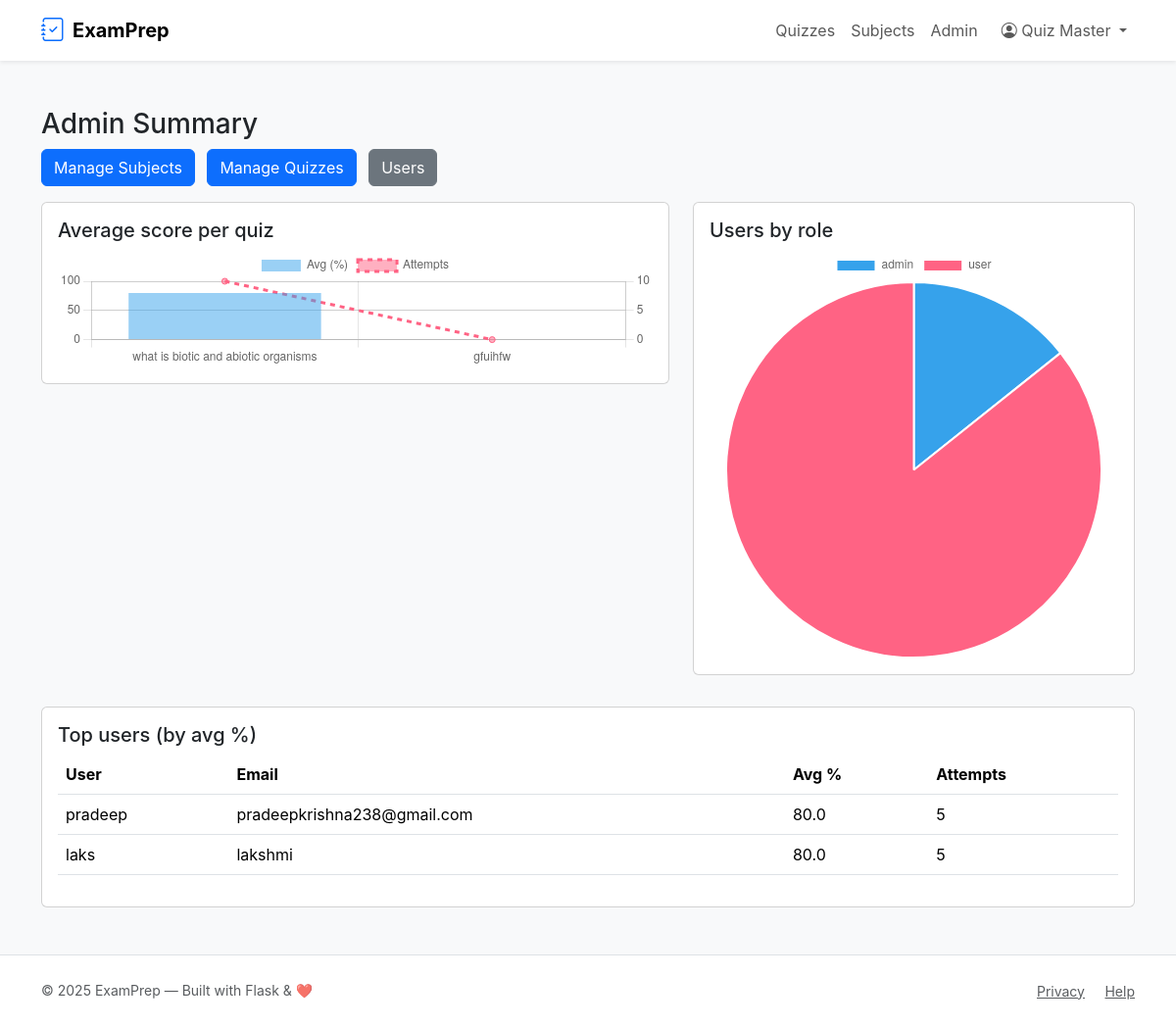
The page /admin/stats (signed in) on the database its author committed.
### tables this page shows
CREATE TABLE users (
    id INTEGER PRIMARY KEY AUTOINCREMENT,
    email TEXT UNIQUE NOT NULL,
    password_hash TEXT NOT NULL,
    full_name TEXT,
    qualification TEXT,
    dob TEXT,
    role TEXT NOT NULL CHECK(role IN ('admin','user')) DEFAULT 'user',
    created_on TEXT NOT NULL DEFAULT (datetime('now'))
);

### app.py (the view)
@app.route('/admin/stats')
@admin_required
def admin_stats():
    avg_rows = query_db('''
        SELECT q.id, q.title, AVG( (1.0 * s.score) / s.total * 100 ) as avg_percent, COUNT(s.id) as attempts
        FROM quizzes q
        LEFT JOIN scores s ON s.quiz_id = q.id
        GROUP BY q.id
        ORDER BY avg_percent DESC
    ''')
    quiz_labels = [r['title'] for r in avg_rows]
    quiz_avgs = [round(r['avg_percent'] or 0,2) for r in avg_rows]
    quiz_attempts = [r['attempts'] for r in avg_rows]
    role_rows = query_db('SELECT role, COUNT(*) as cnt FROM users GROUP BY role')
    roles = [r['role'] for r in role_rows]
    role_counts = [r['cnt'] for r in role_rows]
    top_users = query_db('''
        SELECT u.id, u.email, u.full_name, AVG( (1.0*s.score)/s.total*100 ) as avg_percent, COUNT(s.id) as attempts
        FROM users u
        JOIN scores s ON s.user_id = u.id
        GROUP BY u.id
        HAVING attempts > 0
        ORDER BY avg_percent DESC
        LIMIT 10
    ''')
    return render_template('admin_stats.html',
                           quiz_labels=json.dumps(quiz_labels),
                           quiz_avgs=json.dumps(quiz_avgs),
                           quiz_attempts=json.dumps(quiz_attempts),
                           roles=json.dumps(roles),
                           role_counts=json.dumps(role_counts),
                           top_users=top_users
                           )

### app.py (called while the page is built)
def get_db():
    db = getattr(g, '_database', None)
    if db is None:
        db = g._database = sqlite3.connect(DATABASE)
        db.row_factory = sqlite3.Row
    return db

@app.teardown_appcontext
def close_connection(exc):
    db = getattr(g, '_database', None)
    if db is not None:
        db.close()

def query_db(query, args=(), one=False):
    cur = get_db().execute(query, args)
    rv = cur.fetchall()
    cur.close()
    return (rv[0] if rv else None) if one else rv

def admin_required(f):
    @wraps(f)
    def decorated(*args, **kwargs):
        if 'user_id' not in session or session.get('role') != 'admin':
            flash('Admin access required.', 'danger')
            return redirect(url_for('index'))
        return f(*args, **kwargs)
    return decorated

### templates/admin_stats.html (shortened to what this page needs)
{% extends 'layout.html' %}
{% block content %}
<h3>Admin Summary</h3>
<div class="mb-3">
  <a class="btn btn-primary me-2" href="{{ url_for('admin_subjects') }}">Manage Subjects</a>
  <a class="btn btn-primary me-2" href="{{ url_for('admin_quizzes') }}">Manage Quizzes</a>
  <a class="btn btn-secondary" href="{{ url_for('admin_users') }}">Users</a>
</div>
<div class="row">
  <div class="col-md-7">
    <div class="card mb-3 p-3">
      <h5>Average score per quiz</h5>
      <canvas id="avgQuizChart" height="120"></canvas>
    </div>
  </div>
  <div class="col-md-5">
    <div class="card mb-3 p-3">
      <h5>Users by role</h5>
      <canvas id="rolePieChart" height="200"></canvas>
    </div>
  </div>
</div>
<div class="card mt-3 p-3">
  <h5>Top users (by avg %)</h5>
  <table class="table">
    <thead><tr><th>User</th><th>Email</th><th>Avg %</th><th>Attempts</th></tr></thead>
    <tbody>
      {% for u in top_users %}
        <tr>
          <td>{{ u.full_name or '-' }}</td>
          <td>{{ u.email }}</td>
          <td>{{ (u.avg_percent or 0) | round(2) }}</td>
          <td>{{ u.attempts }}</td>
        </tr>
      {% else %}
        <tr><td colspan="4">No attempts yet</td></tr>
      {% endfor %}
    </tbody>
  </table>
</div>
<script>
const quizLabels = {{ quiz_labels | safe }};
const quizAvgs = {{ quiz_avgs | safe }};
const quizAttempts = {{ quiz_attempts | safe }};
const roles = {{ roles | safe }};
const roleCounts = {{ role_counts | safe }};
// avg per quiz bar
new Chart(document.getElementById('avgQuizChart'), {
  type: 'bar',
  data: {
    labels: quizLabels,
    datasets: [{
      label: 'Avg (%)',
      data: quizAvgs
    },{
      label: 'Attempts',
      data: quizAttempts,
      type: 'line',
      yAxisID: 'y1',
      borderDash: [5,5]
    }]
  },
  options: {
    scales: {
      y: { beginAtZero: true, max:100 },
      y1: { position: 'right', beginAtZero: true }
    }
  }
});
// roles pie chart
new Chart(document.getElementById('rolePieChart'), {
  type: 'pie',
  data: {
    labels: roles,
    datasets: [{ data: roleCounts }]
  }
});
</script>
{% endblock %}

### templates/layout.html (shortened to what this page needs)
<!doctype html>
<html lang="en">
<head>
  <link href="https://cdn.jsdelivr.net/npm/bootstrap@5.3.2/dist/css/bootstrap.min.css" rel="stylesheet"
>
  <link href="https://cdn.jsdelivr.net/npm/bootstrap-icons@1.11.3/font/bootstrap-icons.css" rel="stylesheet">
  <link rel="stylesheet" href="{{ url_for('static', filename='css/style.css') }}">
</head>
<body class="bg-light text-dark">
<nav class="navbar navbar-expand-lg navbar-white bg-white shadow-sm">
  <div class="container">
    <a class="navbar-brand d-flex align-items-center" href="{{ url_for('index') }}">
      <i class="bi bi-journal-check fs-4 me-2 text-primary"></i>
      <span class="fw-bold">ExamPrep</span>
    </a>
    <div class="collapse navbar-collapse" id="mainNav">
      <ul class="navbar-nav ms-auto align-items-lg-center">
        <li class="nav-item"><a class="nav-link" href="{{ url_for('list_quizzes') }}">Quizzes</a></li>
        <li class="nav-item"><a class="nav-link" href="{{ url_for('user_dashboard') }}">Subjects</a></li>
        {% if session.get('user_id') and session.get('role')=='admin' %}
          <li class="nav-item"><a class="nav-link" href="{{ url_for('admin_dashboard') }}">Admin</a></li>
        {% endif %}
        {% if session.get('user_id') %}
          <li class="nav-item dropdown ms-2">
            <a class="nav-link dropdown-toggle" href="#" role="button" data-bs-toggle="dropdown">
              <i class="bi bi-person-circle"></i> {{ session.get('user_name') }}
            </a>
          </li>
        {% else %}
          <li class="nav-item"><a class="btn btn-outline-primary ms-2" href="{{ url_for('login') }}">Login</a></li>
          <li class="nav-item"><a class="btn btn-primary ms-2" href="{{ url_for('register') }}">Register</a></li>
        {% endif %}
      </ul>
    </div>
  </div>
</nav>
<main class="py-5">
  <div class="container">
    {% block content %}{% endblock %}
  </div>
</main>
<footer class="bg-white py-4 mt-auto border-top">
  <div class="container d-flex flex-column flex-md-row justify-content-between align-items-center">
    <div class="small text-muted">© {{ (2025) }} ExamPrep — Built with Flask & ❤️</div>
    <div>
      <a class="text-muted small me-3" href="#">Privacy</a>
      <a class="text-muted small" href="#">Help</a>
    </div>
  </div>
</footer>
</body>
</html>

### static/css/style.css (style rules this page uses)
body { font-family: Inter, system-ui, -apple-system, "Segoe UI", Roboto, "Helvetica Neue", Arial; }

### rows shown on the page
users: get "Quiz Master"
users: full_name "pradeep", email "pradeepkrishna238@gmail.com", avg_percent "80.0", attempts "5"
users: full_name "laks", email "lakshmi", avg_percent "80.0", attempts "5"

### other values the page prints
{{ (2025) }} "2025"
chart data {{ quiz_labels | safe }} ["what is biotic and abiotic organisms", "gfuihfw"]
chart data {{ quiz_avgs | safe }} [80.0, 0]
chart data {{ quiz_attempts | safe }} [10, 0]
chart data {{ roles | safe }} ["admin", "user"]
